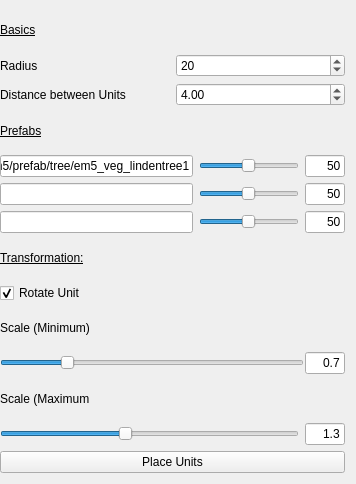
<?xml version="1.0" encoding="UTF-8"?>
<ui version="4.0">
 <class>UnitPlacerView</class>
 <widget class="QWidget" name="UnitPlacerView">
  <property name="windowModality">
   <enum>Qt::WindowModal</enum>
  </property>
  <property name="enabled">
   <bool>true</bool>
  </property>
  <property name="geometry">
   <rect>
    <x>0</x>
    <y>0</y>
    <width>356</width>
    <height>484</height>
   </rect>
  </property>
  <property name="minimumSize">
   <size>
    <width>256</width>
    <height>384</height>
   </size>
  </property>
  <property name="maximumSize">
   <size>
    <width>16777215</width>
    <height>16777215</height>
   </size>
  </property>
  <property name="focusPolicy">
   <enum>Qt::StrongFocus</enum>
  </property>
  <property name="windowTitle">
   <string>ID_INDICATOR_TITLE</string>
  </property>
  <layout class="QVBoxLayout" name="verticalLayout">
   <property name="spacing">
    <number>6</number>
   </property>
   <property name="leftMargin">
    <number>0</number>
   </property>
   <item>
    <widget class="QLabel" name="label_4">
     <property name="styleSheet">
      <string notr="true">font: 75 10pt &quot;MS Shell Dlg 2&quot;;
text-decoration: underline;</string>
     </property>
     <property name="text">
      <string>Basics</string>
     </property>
    </widget>
   </item>
   <item>
    <layout class="QHBoxLayout" name="horizontalLayout_6">
     <item>
      <widget class="QLabel" name="labelAmount">
       <property name="text">
        <string>Radius</string>
       </property>
      </widget>
     </item>
     <item>
      <widget class="QSpinBox" name="spinBoxCounter">
       <property name="readOnly">
        <bool>false</bool>
       </property>
       <property name="maximum">
        <number>9999990</number>
       </property>
       <property name="value">
        <number>20</number>
       </property>
      </widget>
     </item>
    </layout>
   </item>
   <item>
    <layout class="QHBoxLayout" name="horizontalLayout_7">
     <item>
      <widget class="QLabel" name="label">
       <property name="text">
        <string>Distance between Units</string>
       </property>
      </widget>
     </item>
     <item>
      <widget class="QDoubleSpinBox" name="doubleSpinBox">
       <property name="singleStep">
        <double>0.010000000000000</double>
       </property>
       <property name="value">
        <double>4.000000000000000</double>
       </property>
      </widget>
     </item>
    </layout>
   </item>
   <item>
    <widget class="QLabel" name="label_2">
     <property name="styleSheet">
      <string notr="true">font: 75 10pt &quot;MS Shell Dlg 2&quot;;
text-decoration: underline;</string>
     </property>
     <property name="text">
      <string>Prefabs</string>
     </property>
    </widget>
   </item>
   <item>
    <layout class="QHBoxLayout" name="horizontalLayout">
     <item>
      <widget class="QLineEdit" name="lineEdit">
       <property name="maximumSize">
        <size>
         <width>220</width>
         <height>16777215</height>
        </size>
       </property>
       <property name="text">
        <string>em5/prefab/tree/em5_veg_lindentree1</string>
       </property>
      </widget>
     </item>
     <item>
      <widget class="QSlider" name="horizontalSlider_3">
       <property name="maximumSize">
        <size>
         <width>100</width>
         <height>16777215</height>
        </size>
       </property>
       <property name="minimum">
        <number>1</number>
       </property>
       <property name="maximum">
        <number>100</number>
       </property>
       <property name="value">
        <number>50</number>
       </property>
       <property name="orientation">
        <enum>Qt::Horizontal</enum>
       </property>
      </widget>
     </item>
     <item>
      <widget class="QLineEdit" name="lineEdit_6">
       <property name="minimumSize">
        <size>
         <width>40</width>
         <height>0</height>
        </size>
       </property>
       <property name="maximumSize">
        <size>
         <width>40</width>
         <height>16777215</height>
        </size>
       </property>
       <property name="text">
        <string>50</string>
       </property>
       <property name="alignment">
        <set>Qt::AlignRight|Qt::AlignTrailing|Qt::AlignVCenter</set>
       </property>
       <property name="readOnly">
        <bool>true</bool>
       </property>
      </widget>
     </item>
    </layout>
   </item>
   <item>
    <layout class="QHBoxLayout" name="horizontalLayout_2">
     <item>
      <widget class="QLineEdit" name="lineEdit_2">
       <property name="maximumSize">
        <size>
         <width>220</width>
         <height>16777215</height>
        </size>
       </property>
      </widget>
     </item>
     <item>
      <widget class="QSlider" name="horizontalSlider_4">
       <property name="maximumSize">
        <size>
         <width>100</width>
         <height>16777215</height>
        </size>
       </property>
       <property name="minimum">
        <number>1</number>
       </property>
       <property name="maximum">
        <number>100</number>
       </property>
       <property name="value">
        <number>50</number>
       </property>
       <property name="orientation">
        <enum>Qt::Horizontal</enum>
       </property>
      </widget>
     </item>
     <item>
      <widget class="QLineEdit" name="lineEdit_7">
       <property name="maximumSize">
        <size>
         <width>40</width>
         <height>16777215</height>
        </size>
       </property>
       <property name="text">
        <string>50</string>
       </property>
       <property name="alignment">
        <set>Qt::AlignRight|Qt::AlignTrailing|Qt::AlignVCenter</set>
       </property>
       <property name="readOnly">
        <bool>true</bool>
       </property>
      </widget>
     </item>
    </layout>
   </item>
   <item>
    <layout class="QHBoxLayout" name="horizontalLayout_3">
     <item>
      <widget class="QLineEdit" name="lineEdit_3">
       <property name="maximumSize">
        <size>
         <width>220</width>
         <height>16777215</height>
        </size>
       </property>
      </widget>
     </item>
     <item>
      <widget class="QSlider" name="horizontalSlider_5">
       <property name="maximumSize">
        <size>
         <width>100</width>
         <height>16777215</height>
        </size>
       </property>
       <property name="minimum">
        <number>1</number>
       </property>
       <property name="maximum">
        <number>100</number>
       </property>
       <property name="value">
        <number>50</number>
       </property>
       <property name="orientation">
        <enum>Qt::Horizontal</enum>
       </property>
      </widget>
     </item>
     <item>
      <widget class="QLineEdit" name="lineEdit_8">
       <property name="minimumSize">
        <size>
         <width>40</width>
         <height>0</height>
        </size>
       </property>
       <property name="maximumSize">
        <size>
         <width>40</width>
         <height>16777215</height>
        </size>
       </property>
       <property name="text">
        <string>50</string>
       </property>
       <property name="alignment">
        <set>Qt::AlignRight|Qt::AlignTrailing|Qt::AlignVCenter</set>
       </property>
       <property name="readOnly">
        <bool>true</bool>
       </property>
      </widget>
     </item>
    </layout>
   </item>
   <item>
    <widget class="QLabel" name="label_3">
     <property name="styleSheet">
      <string notr="true">font: 75 10pt &quot;MS Shell Dlg 2&quot;;
text-decoration: underline;</string>
     </property>
     <property name="text">
      <string>Transformation:</string>
     </property>
    </widget>
   </item>
   <item>
    <widget class="QCheckBox" name="checkBox">
     <property name="text">
      <string>Rotate Unit</string>
     </property>
     <property name="checked">
      <bool>true</bool>
     </property>
    </widget>
   </item>
   <item>
    <widget class="QLabel" name="label_5">
     <property name="text">
      <string>Scale (Minimum)</string>
     </property>
    </widget>
   </item>
   <item>
    <layout class="QHBoxLayout" name="horizontalLayout_4" stretch="0,0">
     <property name="spacing">
      <number>1</number>
     </property>
     <property name="sizeConstraint">
      <enum>QLayout::SetNoConstraint</enum>
     </property>
     <property name="leftMargin">
      <number>0</number>
     </property>
     <property name="rightMargin">
      <number>0</number>
     </property>
     <property name="bottomMargin">
      <number>0</number>
     </property>
     <item>
      <widget class="QSlider" name="horizontalSlider">
       <property name="minimum">
        <number>1</number>
       </property>
       <property name="maximum">
        <number>30</number>
       </property>
       <property name="singleStep">
        <number>1</number>
       </property>
       <property name="value">
        <number>7</number>
       </property>
       <property name="orientation">
        <enum>Qt::Horizontal</enum>
       </property>
      </widget>
     </item>
     <item>
      <widget class="QLineEdit" name="lineEdit_4">
       <property name="maximumSize">
        <size>
         <width>40</width>
         <height>16777215</height>
        </size>
       </property>
       <property name="text">
        <string>0.7</string>
       </property>
       <property name="cursorPosition">
        <number>3</number>
       </property>
       <property name="alignment">
        <set>Qt::AlignRight|Qt::AlignTrailing|Qt::AlignVCenter</set>
       </property>
       <property name="readOnly">
        <bool>true</bool>
       </property>
      </widget>
     </item>
    </layout>
   </item>
   <item>
    <widget class="QLabel" name="label_7">
     <property name="text">
      <string>Scale (Maximum</string>
     </property>
    </widget>
   </item>
   <item>
    <layout class="QHBoxLayout" name="horizontalLayout_5">
     <property name="sizeConstraint">
      <enum>QLayout::SetNoConstraint</enum>
     </property>
     <item>
      <widget class="QSlider" name="horizontalSlider_2">
       <property name="minimum">
        <number>1</number>
       </property>
       <property name="maximum">
        <number>30</number>
       </property>
       <property name="value">
        <number>13</number>
       </property>
       <property name="orientation">
        <enum>Qt::Horizontal</enum>
       </property>
      </widget>
     </item>
     <item>
      <widget class="QLineEdit" name="lineEdit_5">
       <property name="minimumSize">
        <size>
         <width>0</width>
         <height>0</height>
        </size>
       </property>
       <property name="maximumSize">
        <size>
         <width>40</width>
         <height>16777215</height>
        </size>
       </property>
       <property name="text">
        <string>1.3</string>
       </property>
       <property name="alignment">
        <set>Qt::AlignRight|Qt::AlignTrailing|Qt::AlignVCenter</set>
       </property>
       <property name="readOnly">
        <bool>true</bool>
       </property>
      </widget>
     </item>
    </layout>
   </item>
   <item>
    <widget class="QPushButton" name="pushButtonSelect">
     <property name="text">
      <string>Place Units</string>
     </property>
    </widget>
   </item>
  </layout>
 </widget>
 <resources/>
 <connections/>
</ui>
